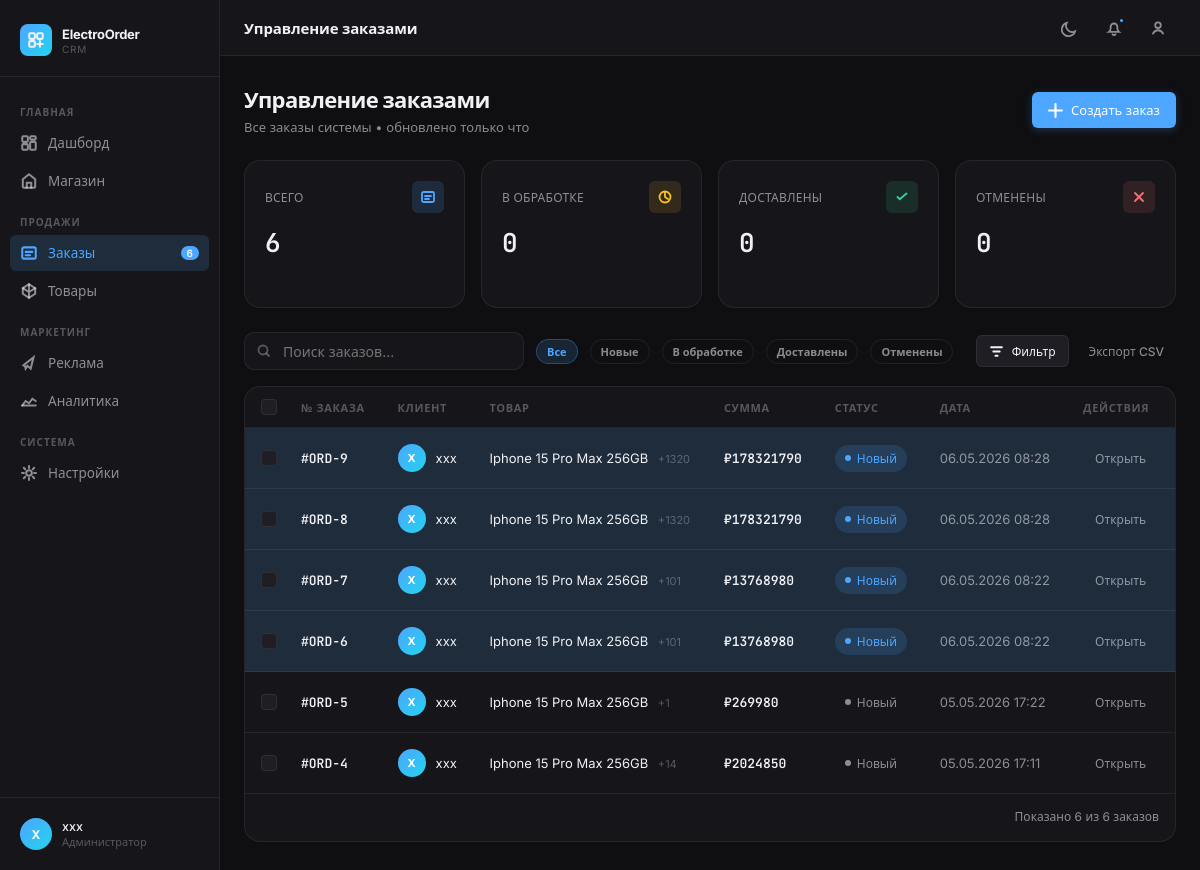
/crm/orders/ (signed in), run on an earlier commit of the app's database.
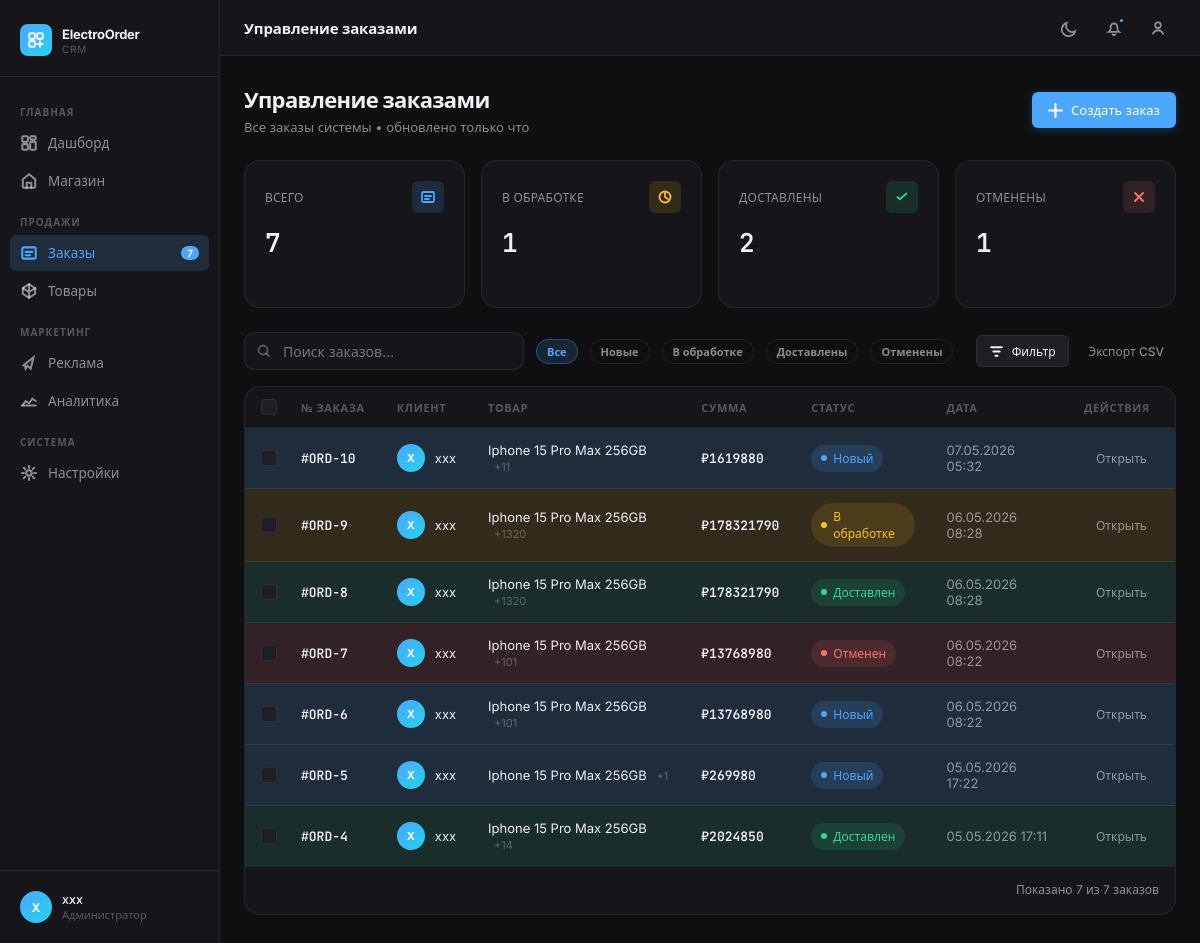
And on a later commit of the database.
### dashboard/models.py (models this page shows, shortened)
class Order(models.Model):
    STATUS_CHOICES = [
        ('pending', 'В обработке '),
        ('delivered', 'Доставлен'),
        ('new', 'Новый'),
        ('cancelled', 'Отменен')
    ]
    user = models.ForeignKey(
        User,
        on_delete=models.CASCADE,
        related_name='orders',
        verbose_name='Пользователь'
    )
    total_amount = models.IntegerField(
        default = 0,
        validators=[MinValueValidator(0)],
        verbose_name="Общая сумма заказа"
    )
    status = models.CharField(
        max_length=20,
        choices = STATUS_CHOICES,
        default='new',
        verbose_name='Статус',
    )
    created_at = models.DateTimeField(
        auto_now_add=True,
        verbose_name='Дата оформления'
    )
    class Meta:
        ordering = ['-created_at']
        verbose_name = 'Заказ'
        verbose_name_plural = 'Заказы'

### dashboard/views.py (the view)
# urls.py: path("orders/", include('orders.urls')),
@login_required
def orders(request):
    context = build_orders_page_context()
    context.update(
        {
            "title": "Управление заказами",
            "page_title": "Управление заказами",
            "page_subtitle": "Все заказы системы • обновлено только что",
            "active_page": "orders",
        }
    )
    return render(request, "dashboard/orders.html", context)

### dashboard/templates/dashboard/orders.html (shortened to what this page needs)
{% extends "base.html" %}
{% block content %}
<section class="page-header">
    <div class="page-header-row">
        <div>
            <div class="page-title">{{ page_title }}</div>
            <div class="page-subtitle">{{ page_subtitle }}</div>
        </div>
        <button class="btn btn-primary btn-glow" data-dashboard-action="create-order" data-create-order-url="{% url 'dashboard:create_order_json' %}">
            <svg viewBox="0 0 14 14" fill="none" stroke="currentColor" stroke-width="2" stroke-linecap="round"><path d="M7 1v12M1 7h12"></path></svg>
            Создать заказ
        </button>
    </div>
</section>
<section class="metrics-grid metrics-grid-compact">
    <div class="card metric-card">
        <div class="metric-header">
            <span class="metric-label">Всего</span>
            <div class="metric-icon blue">
                <svg viewBox="0 0 16 16" fill="none" stroke="currentColor" stroke-width="1.8" stroke-linecap="round"><rect x="2" y="3" width="12" height="10" rx="1.5"></rect><path d="M5 7h6M5 10h4"></path></svg>
            </div>
        </div>
        <span class="metric-value">{{ all_orders_count }}</span>
    </div>
    <div class="card metric-card">
        <div class="metric-header">
            <span class="metric-label">В обработке</span>
            <div class="metric-icon amber">
                <svg viewBox="0 0 16 16" fill="none" stroke="currentColor" stroke-width="1.8" stroke-linecap="round"><path d="M8 3v5l3 2"></path><circle cx="8" cy="8" r="5.5"></circle></svg>
            </div>
        </div>
        <span class="metric-value">{{ pending_count }}</span>
    </div>
    <div class="card metric-card">
        <div class="metric-header">
            <span class="metric-label">Доставлены</span>
            <div class="metric-icon green">
                <svg viewBox="0 0 16 16" fill="none" stroke="currentColor" stroke-width="1.8" stroke-linecap="round"><path d="M3.5 8l2.2 2.2L12.5 4.5"></path></svg>
            </div>
        </div>
        <span class="metric-value">{{ delivered_count }}</span>
    </div>
    <div class="card metric-card">
        <div class="metric-header">
            <span class="metric-label">Отменены</span>
            <div class="metric-icon red">
                <svg viewBox="0 0 16 16" fill="none" stroke="currentColor" stroke-width="1.8" stroke-linecap="round"><path d="M4 4l8 8M12 4L4 12"></path></svg>
            </div>
        </div>
        <span class="metric-value">{{ cancelled_count }}</span>
    </div>
</section>
<section class="filter-row">
    <div class="search-wrap">
        <input id="ordersSearch" class="search-input" placeholder="Поиск заказов..." autocomplete="off">
        <svg class="search-icon" viewBox="0 0 16 16" fill="none" stroke="currentColor" stroke-width="1.8" stroke-linecap="round"><circle cx="7" cy="7" r="4.5"></circle><path d="M10.5 10.5L13 13"></path></svg>
    </div>
    <button type="button" class="filter-chip active" data-status-filter="all">Все</button>
    <button type="button" class="filter-chip" data-status-filter="new">Новые</button>
    <button type="button" class="filter-chip" data-status-filter="pending">В обработке</button>
    <button type="button" class="filter-chip" data-status-filter="delivered">Доставлены</button>
    <button type="button" class="filter-chip" data-status-filter="cancelled">Отменены</button>
    <div class="filter-actions">
        <button class="btn btn-secondary btn-sm" data-orders-action="advanced-filter">
            <svg viewBox="0 0 14 14" fill="none" stroke="currentColor" stroke-width="1.8" stroke-linecap="round"><path d="M2 3h10M4 7h6M6 11h2"></path></svg>
            Фильтр
        </button>
        <button class="btn btn-ghost btn-sm" data-orders-action="export-csv">Экспорт CSV</button>
    </div>
</section>
<section class="card table-card">
    <div class="table-wrap">
        <table class="orders-table" id="ordersManagementTable" data-export-name="orders_full">
            <thead>
                <tr>
                    <th class="checkbox-col"><label class="checkbox-wrap"><span class="checkbox-box"></span></label></th>
                    <th><div class="th-inner">№ заказа</div></th>
                    <th><div class="th-inner">Клиент</div></th>
                    <th><div class="th-inner">Товар</div></th>
                    <th><div class="th-inner">Сумма</div></th>
                    <th><div class="th-inner">Статус</div></th>
                    <th><div class="th-inner">Дата</div></th>
                    <th><div class="th-inner">Действия</div></th>
                </tr>
            </thead>
            <tbody id="ordersTableBody">
                {% for order in orders %}
                <tr class="order-row status-{{ order.status }}" data-order-id="{{ order.id }}" data-status="{{ order.status }}" data-search="{{ order.id }} {{ order.user.get_full_name|default:order.user.username }} {{ order.first_product|default:''|lower }}">
                    <td class="checkbox-col">
                        <label class="checkbox-wrap">
                            <span class="checkbox-box"><svg class="checkbox-check" viewBox="0 0 10 10"><polyline points="1.5,5 4,7.5 8.5,2.5"></polyline></svg></span>
                        </label>
                    </td>
                    <td><span class="order-id">#ORD-{{ order.id }}</span></td>
                    <td>
                        <div class="client-info">
                            <div class="client-avatar">{{ order.user.get_full_name|default:order.user.username|slice:":1"|upper }}</div>
                            <span class="client-name">{{ order.user.get_full_name|default:order.user.username }}</span>
                        </div>
                    </td>
                    <td>
                        <span class="product-name">{{ order.first_product|default:"—"|truncatechars:34 }}</span>
                        {% if order.items_count and order.items_count > 1 %}<span class="more-items">+{{ order.items_count|add:"-1" }}</span>{% endif %}
                    </td>
                    <td><span class="order-amount">₽{{ order.total_amount|floatformat:0 }}</span></td>
                    <td><span class="status-badge status-{{ order.status }}"><span class="status-dot"></span>{{ order.get_status_display }}</span></td>
                    <td><span class="order-date">{{ order.created_at|date:"d.m.Y H:i" }}</span></td>
                    <td>
                        <button type="button" class="btn btn-ghost btn-sm order-open-btn" data-order-open="{{ order.id }}">Открыть</button>
                    </td>
                </tr>
                {% empty %}
                <tr>
                    <td colspan="8" class="empty-orders">Заказы не найдены</td>
                </tr>
                {% endfor %}
            </tbody>
        </table>
    </div>
    <div class="pagination">
        <div class="pagination-info">Показано <span id="ordersVisibleCount">{{ orders|length }}</span> из {{ all_orders_count }} заказов</div>
    </div>
</section>
{% endblock %}

### templates/base.html (shortened to what this page needs)
{% load static %}
<!DOCTYPE html>
<html lang="ru" data-theme="dark">
<head>
    <link rel="stylesheet" href="{% static 'css/style.css' %}">
</head>
<body class="page-enter">
    {% include "includes/navbar.html" %}
    <div class="main-content-shell">
        {% include "includes/header.html" %}
        <main class="page-area">
            {% block content %}{% endblock %}
        </main>
    </div>
</body>
</html>

### templates/includes/navbar.html (shortened to what this page needs)
<aside class="sidebar" id="mainNav">
    <div class="sidebar-logo">
        <a href="{% url 'dashboard:dashboard' %}" class="logo-mark">
            <div class="logo-icon">
                <svg viewBox="0 0 16 16" fill="none" stroke="currentColor" stroke-width="1.8" stroke-linecap="round">
                    <rect x="2" y="2" width="5" height="5" rx="1"></rect>
                    <rect x="9" y="2" width="5" height="5" rx="1"></rect>
                    <rect x="2" y="9" width="5" height="5" rx="1"></rect>
                    <path d="M11.5 9v5M9 11.5h5"></path>
                </svg>
            </div>
            <div>
                <div class="logo-text">ElectroOrder</div>
                <div class="logo-sub">CRM</div>
            </div>
        </a>
    </div>
    <div class="sidebar-nav">
        <div class="nav-section-label">Главная</div>
        <a href="{% url 'dashboard:dashboard' %}" class="nav-item {% if active_page == 'dashboard' %}active{% endif %}">
            <span class="nav-label">Дашборд</span>
        </a>
        <a href="{% url 'market:home' %}" class="nav-item">
            <svg class="nav-icon" viewBox="0 0 16 16" fill="none" stroke="currentColor" stroke-width="1.8" stroke-linecap="round">
                <path d="M2.5 6.5L8 2l5.5 4.5V13a1 1 0 0 1-1 1H3.5a1 1 0 0 1-1-1V6.5z"></path>
                <path d="M6 14V9.5h4V14"></path>
            </svg>
            <span class="nav-label">Магазин</span>
        </a>
        <div class="nav-section-label">Продажи</div>
        <a href="{% url 'dashboard:orders' %}" class="nav-item {% if active_page == 'orders' %}active{% endif %}">
            <svg class="nav-icon" viewBox="0 0 16 16" fill="none" stroke="currentColor" stroke-width="1.8" stroke-linecap="round">
                <rect x="2" y="3" width="12" height="10" rx="1.5"></rect>
                <path d="M5 7h6M5 10h4"></path>
            </svg>
            <span class="nav-label">Заказы</span>
            <span class="nav-badge">{{ all_orders_count|default:0 }}</span>
        </a>
        <a href="{% url 'dashboard:products' %}" class="nav-item {% if active_page == 'products' %}active{% endif %}">
            <svg class="nav-icon" viewBox="0 0 16 16" fill="none" stroke="currentColor" stroke-width="1.8" stroke-linecap="round">
                <path d="M2.5 5.5L8 2l5.5 3.5v5L8 14l-5.5-3.5v-5z"></path>
                <path d="M8 2v12M2.5 5.5L8 9l5.5-3.5"></path>
            </svg>
            <span class="nav-label">Товары</span>
        </a>
        <div class="nav-section-label">Маркетинг</div>
        <a href="{% url 'ads:advert' %}" class="nav-item {% if active_page == 'advert' %}active{% endif %}">
            <svg class="nav-icon" viewBox="0 0 16 16" fill="none" stroke="currentColor" stroke-width="1.8" stroke-linecap="round">
                <path d="M3 10L12 3l-2.5 10-3-2.5-1.5 2.5L4.5 11 3 10z"></path>
            </svg>
            <span class="nav-label">Реклама</span>
        </a>
        <a href="{% url 'ads:analysis' %}" class="nav-item {% if active_page == 'analysis' %}active{% endif %}">
            <svg class="nav-icon" viewBox="0 0 16 16" fill="none" stroke="currentColor" stroke-width="1.8" stroke-linecap="round">
                <path d="M2 12L5 8l3 2 3-4 3 2"></path>
                <path d="M2 12h12"></path>
            </svg>
            <span class="nav-label">Аналитика</span>
        </a>
        <div class="nav-section-label">Система</div>
        <a href="{% url 'dashboard:settings' %}" class="nav-item {% if active_page == 'settings' %}active{% endif %}">
            <svg class="nav-icon" viewBox="0 0 16 16" fill="none" stroke="currentColor" stroke-width="1.8" stroke-linecap="round">
                <circle cx="8" cy="8" r="2.5"></circle>
                <path d="M8 1.8v1.7M8 12.5v1.7M14.2 8h-1.7M3.5 8H1.8M12.6 3.4l-1.2 1.2M4.6 11.4l-1.2 1.2M12.6 12.6l-1.2-1.2M4.6 4.6L3.4 3.4"></path>
            </svg>
            <span class="nav-label">Настройки</span>
        </a>
    </div>
    <div class="sidebar-footer">
        <div class="user-card">
            <div class="avatar">{{ user.username|slice:":1"|upper }}</div>
            <div class="user-info">
                <div class="user-name">{{ user.get_full_name|default:user.username }}</div>
                <div class="user-role">Администратор</div>
            </div>
        </div>
    </div>
</aside>

### templates/includes/header.html (shortened to what this page needs)
<header class="topbar">
    <div class="topbar-left">
        <div class="topbar-title">{{ title }}</div>
    </div>
    <div class="topbar-actions">
        <button class="theme-toggle" id="themeToggle" aria-label="Переключить тему">
            <svg class="theme-icon" viewBox="0 0 16 16" fill="none" stroke="currentColor" stroke-width="1.6" stroke-linecap="round">
                <path d="M12.5 10.9A5.5 5.5 0 0 1 5.1 3.5 6 6 0 1 0 12.5 10.9z"></path>
            </svg>
        </button>
        <div class="topbar-dropdown-wrap">
            <button class="icon-btn" id="notificationsToggle" aria-label="Уведомления" aria-expanded="false" aria-controls="notificationsPanel">
                <svg viewBox="0 0 16 16" fill="none" stroke="currentColor" stroke-width="1.6" stroke-linecap="round">
                    <path d="M6.7 13.5a1.5 1.5 0 0 0 2.6 0"></path>
                    <path d="M3.5 11.5h9c-.9-.7-1.5-1.8-1.5-3V7A3 3 0 0 0 5 7v1.5c0 1.2-.5 2.3-1.5 3z"></path>
                </svg>
                <span class="notif-dot"></span>
            </button>
        </div>
        <button class="icon-btn" aria-label="Профиль">
            <svg viewBox="0 0 16 16" fill="none" stroke="currentColor" stroke-width="1.6" stroke-linecap="round">
                <circle cx="8" cy="5.5" r="2.5"></circle>
                <path d="M3.5 13c1-2 2.6-3 4.5-3s3.5 1 4.5 3"></path>
            </svg>
        </button>
    </div>
</header>

What changed in the data, as far as the page shows it:
added Order: id "10", user.get_full_name "X", user.get_full_name "xxx", first_product "Iphone 15 Pro Max 256GB", items_count|add "11", total_amount "1619880", status "Новый", created_at "07.05.2026 05:32"
changed Order id 9: status "Новый" → "В обработке"
changed Order id 8: status "Новый" → "Доставлен"
changed Order id 7: status "Новый" → "Отменен"
changed Order id 5: status "Новый" → "new" (drawn)
changed Order id 4: status "Новый" → "Доставлен"
Also different on the page:
{{ all_orders_count|default:0 }}: "6" → "7"
{{ all_orders_count }}: "6" → "7"
{{ pending_count }}: "0" → "1"
{{ delivered_count }}: "0" → "2"
{{ cancelled_count }}: "0" → "1"
{{ orders|length }}: "6" → "7"
